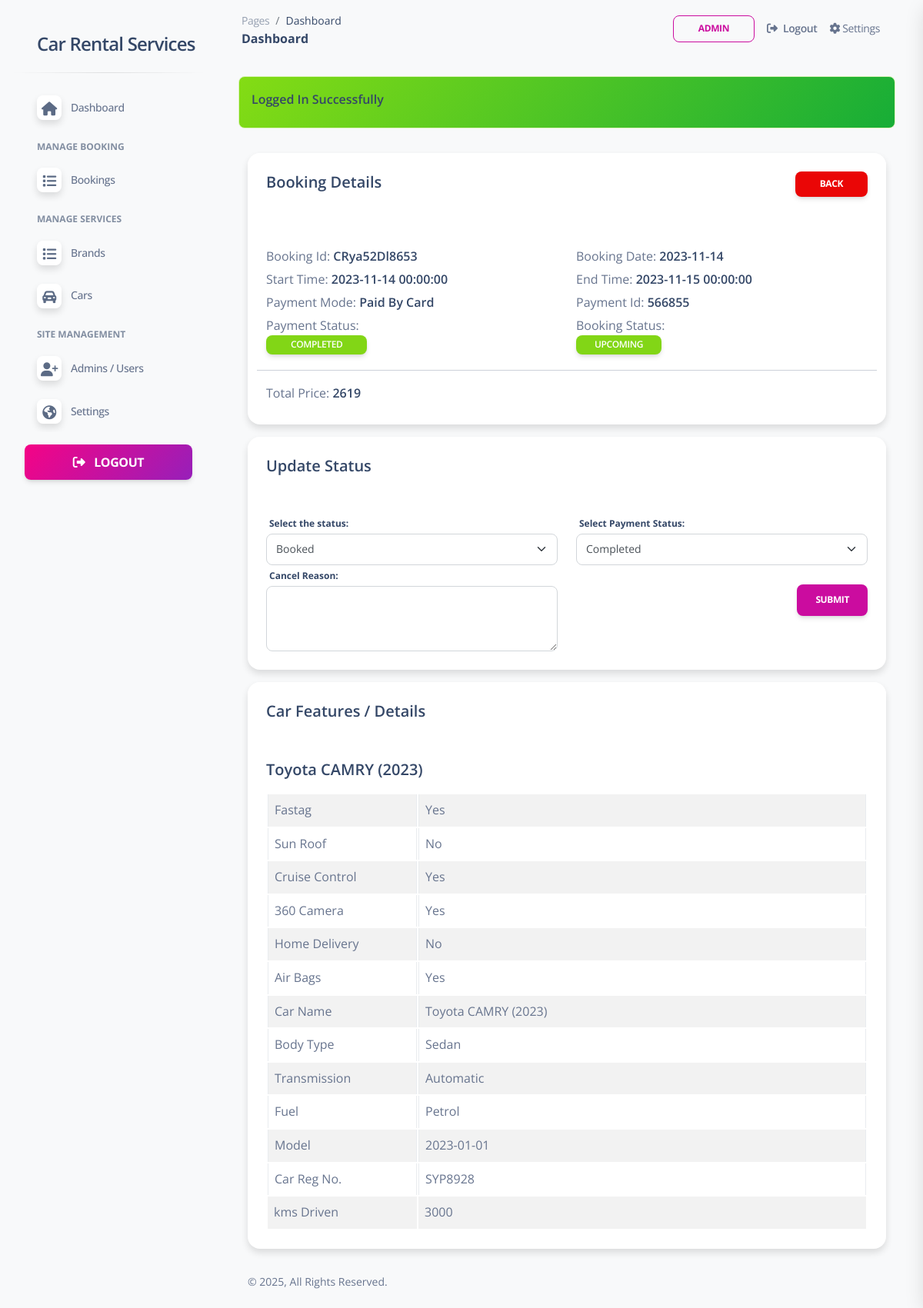
Screenshot of /admin/booking-view.php?booking_id=CRya52Dl8653 (signed in) with the database file from the repository.
### tables this page shows
CREATE TABLE `web_settings` (
  `id` int(11) UNSIGNED NOT NULL,
  `title` varchar(255) NOT NULL,
  `url` varchar(255) DEFAULT NULL,
  `description` varchar(1000) DEFAULT NULL,
  `logo` varchar(100) DEFAULT NULL,
  `address` varchar(500) DEFAULT NULL,
  `email1` varchar(100) DEFAULT NULL,
  `email2` varchar(100) DEFAULT NULL,
  `phone1` varchar(15) DEFAULT NULL,
  `phone2` varchar(15) DEFAULT NULL
);

CREATE TABLE `bookings` (
  `id` int(10) UNSIGNED NOT NULL,
  `booking_no` varchar(100) NOT NULL,
  `user_id` int(11) NOT NULL,
  `car_id` int(11) NOT NULL,
  `start_date` datetime NOT NULL,
  `end_date` datetime NOT NULL,
  `total_price` int(11) NOT NULL,
  `booking_date` date NOT NULL,
  `payment_mode` varchar(191) NOT NULL COMMENT 'cash payment, upi,card',
  `payment_status` varchar(191) NOT NULL COMMENT 'completed, refunded, pending',
  `payment_id` varchar(191) DEFAULT NULL,
  `cancel_status` tinyint(1) NOT NULL DEFAULT 0,
  `cancel_reason` varchar(500) DEFAULT NULL COMMENT 'user cancelled, car not available',
  `booking_status` varchar(50) NOT NULL DEFAULT 'booked' COMMENT 'booked, live, completed'
);

CREATE TABLE `cars` (
  `id` int(11) UNSIGNED NOT NULL,
  `brand_id` int(11) NOT NULL,
  `body_type_id` int(11) NOT NULL,
  `name` varchar(255) NOT NULL,
  `car_cid` varchar(20) NOT NULL COMMENT 'car custom id',
  `car_reg_no` varchar(50) DEFAULT NULL,
  `model` date NOT NULL,
  `transmission` varchar(100) DEFAULT NULL,
  `fuel` varchar(100) DEFAULT NULL,
  `seating_capacity` varchar(50) DEFAULT NULL,
  `fastag` tinyint(1) DEFAULT 0,
  `kms_driven` varchar(100) DEFAULT NULL,
  `sun_roof` tinyint(1) NOT NULL,
  `cruise_control` tinyint(1) NOT NULL,
  `360_camera` tinyint(1) NOT NULL,
  `price_per_hour` varchar(100) DEFAULT NULL,
  `home_delivery` tinyint(1) NOT NULL,
  `airbags` tinyint(1) NOT NULL,
  `description` mediumtext NOT NULL,
  `image` varchar(100) DEFAULT NULL,
  `status` tinyint(1) DEFAULT 0 COMMENT '0=show,1=hide'
);

CREATE TABLE `body_types` (
  `id` int(11) UNSIGNED NOT NULL,
  `name` varchar(100) NOT NULL,
  `slug` varchar(150) NOT NULL,
  `image` varchar(100) DEFAULT NULL,
  `status` tinyint(1) NOT NULL DEFAULT 0 COMMENT '0=shown,1=hide',
  `created_at` date DEFAULT current_timestamp()
);

### admin/booking-view.php (the view, shortened to what the rows shown need)
<?php include('includes/header.php'); ?>
<div class="section">
    <div class="container">
        <div class="row justify-content-center">
        <?php
            if(isset($_GET['booking_id']))
            {
                if($_GET['booking_id'] != ''){
                    $bookingId = validate($_GET['booking_id']);
                }else{
                    return false;
                }
            }
        ?>
        <?php
        $bookingQuery = "SELECT * FROM bookings WHERE booking_no='$bookingId' LIMIT 1";
        $booking = mysqli_query($conn, $bookingQuery);
        if($booking)
        {
            if(mysqli_num_rows($booking) > 0)
            {
                $booking = mysqli_fetch_array($booking, MYSQLI_ASSOC);
                $carId = $booking['car_id'];
                $car = getById('cars',$carId);
                $bodyTypeId = $car['data']['body_type_id'];
                $bodyType = getById('body_types',$bodyTypeId);
        ?>
            <div class="col-md-12 my-3">
                <div class="card shadow rounded-4 mb-3">
                    <div class="card-header">
                        <h5 class="mb-0">Booking Details
                            <a href="bookings.php" class="btn btn-sm btn-danger float-end">Back</a>
                        </h5>
                    </div>
                    <div class="card-body">
                        <div class="row">
                            <div class="col-md-6">
                                <p class="title-sm fs-14 mb-1"> Booking Id: <span class="text-dark fw-bold"> <?=$booking['booking_no'];?></span> </p>
                            </div>
                            <div class="col-md-6">
                                <p class="title-sm fs-14 mb-1"> Booking Date: <span class="text-dark fw-bold"> <?=$booking['booking_date'];?></span> </p>
                            </div>
                            <div class="col-md-6">
                                <p class="title-sm fs-14 mb-1"> Start Time: <span class="text-dark fw-bold"> <?=$booking['start_date'];?></span> </p>
                            </div>
                            <div class="col-md-6">
                                <p class="title-sm fs-14 mb-1"> End Time: <span class="text-dark fw-bold"> <?=$booking['end_date'];?></span> </p>
                            </div>
                            <div class="col-md-6">
                                <p class="title-sm fs-14 mb-1"> Payment Mode: <span class="text-dark fw-bold"> <?=$booking['payment_mode'];?></span> </p>
                            </div>
                            <div class="col-md-6">
                                <p class="title-sm fs-14 mb-1"> Payment Id: <span class="text-dark fw-bold"> <?=$booking['payment_id'];?></span> </p>
                            </div>
                            <div class="col-md-6">
                                <p class="title-sm fs-14 mb-1">
                                    Payment Status: <br/>
                                    <?php
                                    if($booking['payment_status'] == 'completed'){
                                        echo '<span class="btn btn-success btn-sm text-white py-1 fs-14 fw-bold">Completed</span>';
                                    }elseif($booking['booking_status'] == 'pending'){
                                        echo '<span class="btn btn-danger text-white py-1 fs-14 fw-bold">Pending</span>';
                                    }else{
                                        echo '<span class="btn btn-info py-1 text-white fs-14 fw-bold">Refunded</span>';
                                    }
                                    ?>
                                </p>
                            </div>
                            <div class="col-md-6">
                                <p class="title-sm fs-14 mb-1">
                                    Booking Status:  <br/>
                                    <?php
                                    if($booking['booking_status'] == 'booked'){
                                        echo '<span class="btn btn-success text-white py-1 fs-14 fw-bold">Upcoming</span>';
                                    }elseif($booking['booking_status'] == 'completed'){
                                        echo '<span class="btn btn-info text-white py-1 fs-14 fw-bold">Completed</span>';
                                    }elseif($booking['booking_status'] == 'cancelled'){
                                        echo '<span class="btn btn-danger text-white py-1 fs-14 fw-bold">Cancelled</span>';
                                    }else{
                                        echo '<span class="btn btn-warning py-1 text-white fs-14 fw-bold">Live</span>';
                                    }
                                    ?>
                                </p>
                            </div>
                            <hr class="bg-dark">
                            <div class="col-md-12">
                                <p class="title-sm fs-14 mb-1"> Total Price: <span class="text-dark fw-bold"> <?=$booking['total_price'];?></span> </p>
                            </div>
                        </div>
                    </div>
                </div>
                <div class="card shadow rounded-4 mb-3">
                    <div class="card-header">
                        <h5 class="mb-0">Update Status</h5>
                    </div>
                    <div class="card-body">
                        <form action="code.php" method="POST">
                            <div class="row">
                                <div class="col-md-6">
                                    <label class="mb-1"> Select the status: </label>
                                    <select name="booking_status" class="form-select">
                                        <option <?= $booking['booking_status'] == 'booked'?'selected':'' ?> value="booked">Booked</option>
                                    </select>
                                </div>
                                <div class="col-md-6">
                                    <label class="mb-1"> Select Payment Status: </label>
                                    <select name="payment_status" required class="form-select">
                                        <option <?= $booking['payment_status'] == 'completed'?'selected':'' ?> value="completed">Completed</option>
                                    </select>
                                </div>
                                <div class="col-md-6">
                                    <label class="mb-1"> Cancel Reason: </label>
                                    <textarea name="cancel_reason" class="form-control" rows="3"><?= $booking['cancel_reason'] ?? '' ?></textarea>
                                </div>
                                <div class="col-md-6 text-end">
                                    <br/>
                                    <button type="submit" name="update_booking_btn" class="btn btn-primary">Submit</button>
                                </div>
                            </div>
                        </form>
                    </div>
                </div>
                <div class="card shadow rounded-4">
                    <div class="card-header">
                        <h5 class="mb-0">Car Features / Details</h5>
                    </div>
                    <div class="card-body">
                        <h5 class="car-card-title"><?=$car['data']['name'];?></h5>
                        <hr class="my-2">
                        <table class="table fs-14 table-striped table-bordered mb-0">
                            <tbody>
                                <tr>
                                    <td class="w-25">Fastag</td>
                                    <td><?=$car['data']['fastag'] == true ? 'Yes':'No';?></td>
                                </tr>
                                <tr>
                                    <td class="w-25">Sun Roof</td>
                                    <td><?=$car['data']['sun_roof'] == true ? 'Yes':'No';?></td>
                                </tr>
                                <tr>
                                    <td class="w-25">Cruise Control</td>
                                    <td><?=$car['data']['cruise_control'] == true ? 'Yes':'No';?></td>
                                </tr>
                                <tr>
                                    <td class="w-25">360 Camera</td>
                                    <td><?=$car['data']['360_camera'] == true ? 'Yes':'No';?></td>
                                </tr>
                                <tr>
                                    <td class="w-25">Home Delivery</td>
                                    <td><?=$car['data']['home_delivery'] == true ? 'Yes':'No';?></td>
                                </tr>
                                <tr>
                                    <td class="w-25">Air Bags</td>
                                    <td><?=$car['data']['airbags'] == true ? 'Yes':'No';?></td>
                                </tr>
                                <tr>
                                    <td class="w-25">Car Name</td>
                                    <td><?=$car['data']['name'];?></td>
                                </tr>
                                <tr>
                                    <td class="w-25">Body Type</td>
                                    <td><?=$bodyType['data']['name'] ?? '-';?></td>
                                </tr>
                                <tr>
                                    <td class="w-25">Transmission</td>
                                    <td><?=$car['data']['transmission'];?></td>
                                </tr>
                                <tr>
                                    <td class="w-25">Fuel</td>
                                    <td><?=$car['data']['fuel'];?></td>
                                </tr>
                                <tr>
                                    <td class="w-25">Model</td>
                                    <td><?=$car['data']['model'];?></td>
                                </tr>
                                <tr>
                                    <td class="w-25">Car Reg No. </td>
                                    <td><?=$car['data']['car_reg_no'];?></td>
                                </tr>
                                <tr>
                                    <td class="w-25">kms Driven </td>
                                    <td><?=$car['data']['kms_driven'];?></td>
                                </tr>
                            </tbody>
                        </table>
                    </div>
                </div>
            </div>
        <?php
            }
            else
            {
                ?>
                <div class="col-md-12">
                    <h4>No Booking Found</h4>
                </div>
                <?php
            }
        }
        else
        {
            ?>
            <div class="col-md-12">
                <h4>Something Went Wrong!</h4>
            </div>
            <?php
        }
        ?>
        </div>
    </div>
</div>
<?php include('includes/footer.php'); ?>

### admin/includes/sidebar.php (shortened to what the rows shown need)
<aside class="sidenav navbar navbar-vertical navbar-expand-xs border-0 border-radius-xl my-3 fixed-start ms-3 " id="sidenav-main">
    <div class="sidenav-header">
      <a class="navbar-brand m-0" href="dashboard.php" target="_blank">
        <h4><?= webSetting('title') ?? 'Funda Services'; ?></h4>
      </a>
    </div>
  </aside>

### rows the page displays
web_settings: title "Car Rental Services"
bookings: booking_no "CRya52Dl8653", booking_date "2023-11-14", start_date "2023-11-14 00:00:00", end_date "2023-11-15 00:00:00", payment_mode "Paid By Card", payment "566855", total_price "2619", booking_status "Booked", payment_status "Completed"
cars: name "Toyota CAMRY (2023)", transmission "Automatic", fuel "Petrol", model "2023-01-01", car_reg_no "SYP8928", kms_driven "3000"
body_types: name "Sedan"

### other values shown
$_SESSION['loggedInUser']['name'] "ADMIN"
$_SESSION['status'] "Logged In Successfully"
